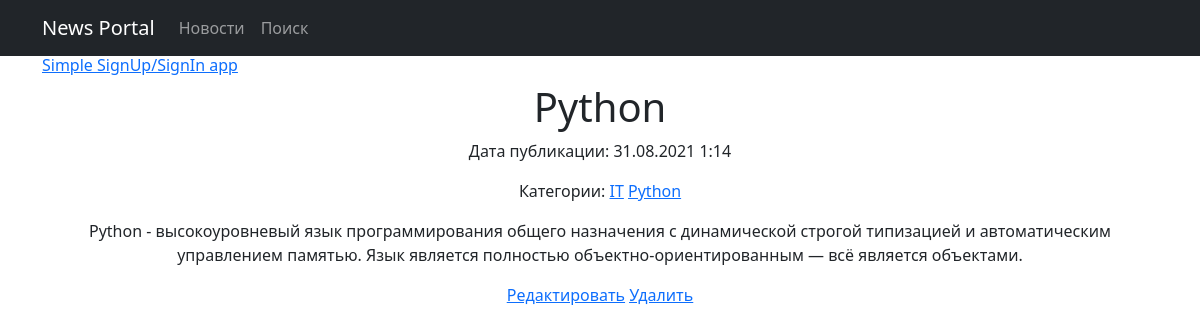
Screenshot of /news/1 with the database file from the repository.
### newapp/models.py (models this page shows, shortened)
class Post(models.Model):
    author = models.ForeignKey(Author, on_delete=models.CASCADE)
    ARTICLE = "AR"
    NEWS = "NE"
    TYPE = [
        (ARTICLE, "Статья"),
        (NEWS, "Новость")
    ]
    type = models.CharField(max_length=2, choices=TYPE, default=ARTICLE)
    timeCreation = models.DateTimeField(auto_now_add=True)
    categories = models.ManyToManyField(Category, through="PostCategory")
    title = models.CharField(max_length=128)
    text = models.TextField()
    rating = models.SmallIntegerField(default=0)

class Category(models.Model):
    name = models.CharField(max_length=64, unique=True)
    subscribers = models.ManyToManyField(User)
    def get_absolute_url(self):
        return reverse('post_category', kwargs={'pk': self.id})

### newapp/views.py (the view)
# urls.py: path('<int:pk>', PostDetail.as_view(), name='post_detail'),
class PostDetail(DetailView):
    model = Post
    template_name = 'post.html'
    context_object_name = 'post'
    def get_context_data(self, **kwargs):
        context = super().get_context_data(**kwargs)
        context['categories_of_post'] = list(Post.objects.filter(id=self.get_object().id).values('categories__name'))
        context['categories'] = Category.objects.all()
        return context

### newapp/templatetags/custom_filters.py (called while the page is built)
@register.filter(name='censor')
def censor(value, arg):
    obscenity = ['блять']
    list_value = value.split()
    for i in range(len(list_value)):
        if list_value[i] in obscenity:
            list_value[i] = arg
    return " ".join(list_value)

### templates/post.html (shortened to what this page needs)
{% extends 'default.html' %}
{% load custom_filters %}
{% block content %}
<h1>{{ post.title|censor:"" }}</h1>
<p>Дата публикации: {{ post.timeCreation|date:"d.m.Y f" }}</p>
<p>
    Категории:
        {% for category in categories %}
            {% for c in categories_of_post %}
                {% for key, value in c.items %}
                    {% if category.name == value %}
                        <a href="{{ category.get_absolute_url }}">{{ value }}</a>
                    {% endif %}
                {% endfor %}
            {% endfor %}
        {% endfor %}
</p>
<p>{{ post.text|censor:"" }}</p>
<a href="{% url 'post_edit' post.id %}"><u>Редактировать</u></a>
<a href="{% url 'post_delete' post.id %}"><u>Удалить</u></a>
{% endblock content %}

### rows the page displays
Post: title|censor "Python", timeCreation "31.08.2021 1:14", text|censor "Python - высокоуровневый язык программирования общего назначения с динамической строгой типизацией и автоматическим управлением памятью. Язык является полностью объектно-ориентированным — всё является объектами."
Category: c "IT"
Category: c "Python"
